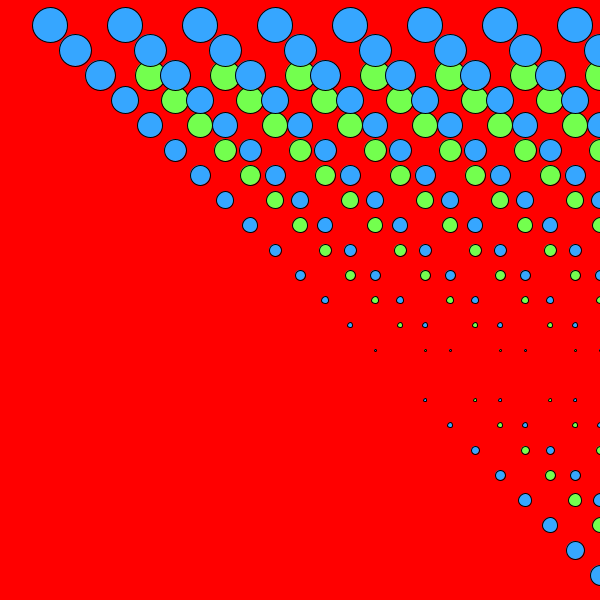
Frame 1 (no input)
Frame 60 (the mouse pressed at the canvas centre just before this capture): identical to frame 1, image omitted
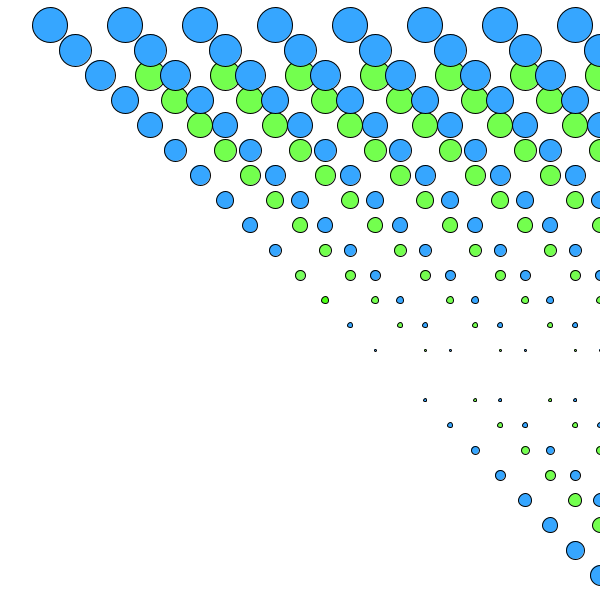
Frame 120 (the mouse held since frame 60 and released just before this capture)

The Processing sketch that drew these frames (run headless with seeded random() and noise(); from frame 60 on, the mouse is pressed at the canvas centre):

// Processing sketch: processing_156752
// ── processing_156752.pde

int c=255;
float diameter=75;

void setup() {
  size(600, 600);
}

void draw() {
  float sinOfTime = sin( millis() * 0.007 );
  float sinMappedX = map( sinOfTime, -1.0, 1.0, 5, 25 );
  float sinMappedY = map( sinOfTime, -1.0, 1.0, 5, 25 );
  background(255,mouseX,mouseY);
  for (int y=height/8; y<height; y+=height/24) {
    for (int i=width/8; i<width; i+=width/8) {

      if (dist(mouseX, mouseY, i+y, y)<diameter/2) {
        fill ( int(random(255)), int(random(112)), 255);
      } 
     else{
     fill(115,355,78);}
      stroke(0);
      
      ellipse(i+y, y, height/16-y/10,height/16-y/10);
     
    } 
  }
    for (int y=height/24; y<height; y+=height/24) {
    for (int i=width/24; i<width; i+=width/8) {

      if (dist(mouseX, mouseY, i+y, y)<diameter/2) {
        
        
        fill ( int(random(255)), 255, int(random(112)));
        
      } 
     else{
     fill(#36A6FF);
   }
     

     
      
      ellipse(i+y, y, height/16-y/10,height/16-y/10);
     
    } 
  }



}
